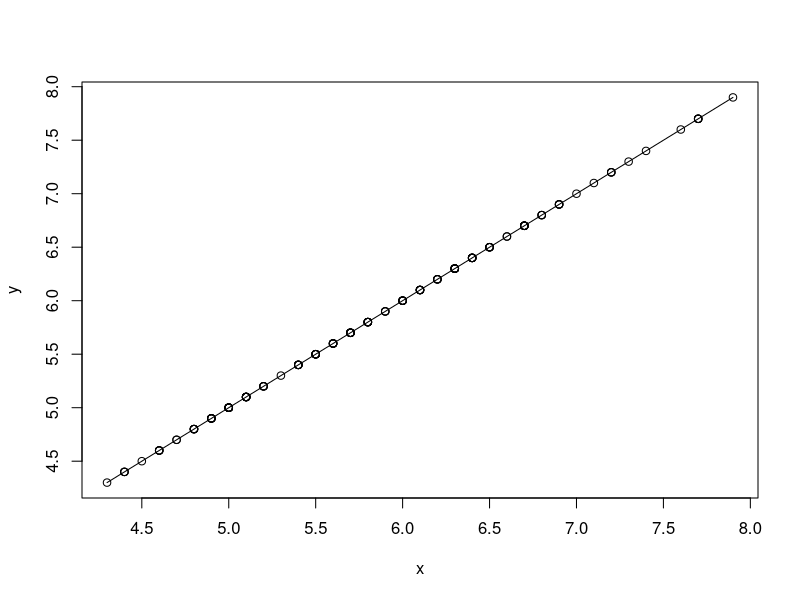
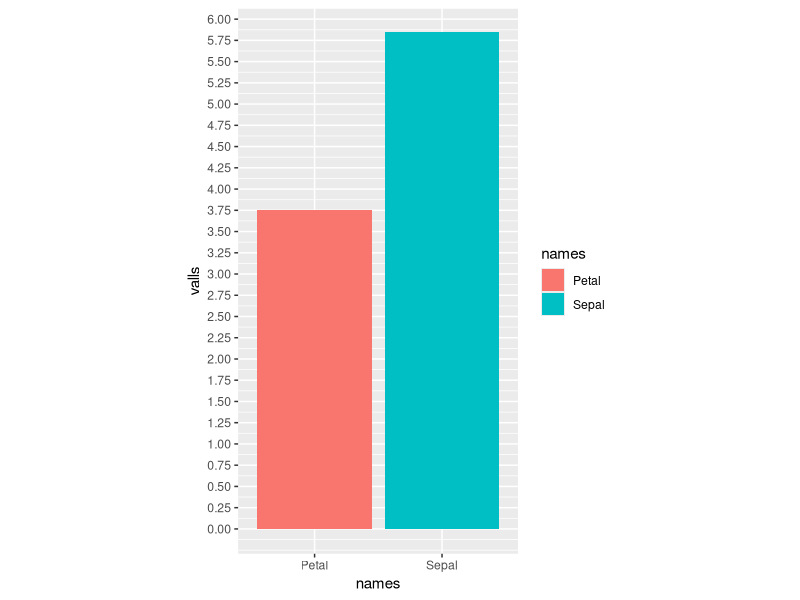
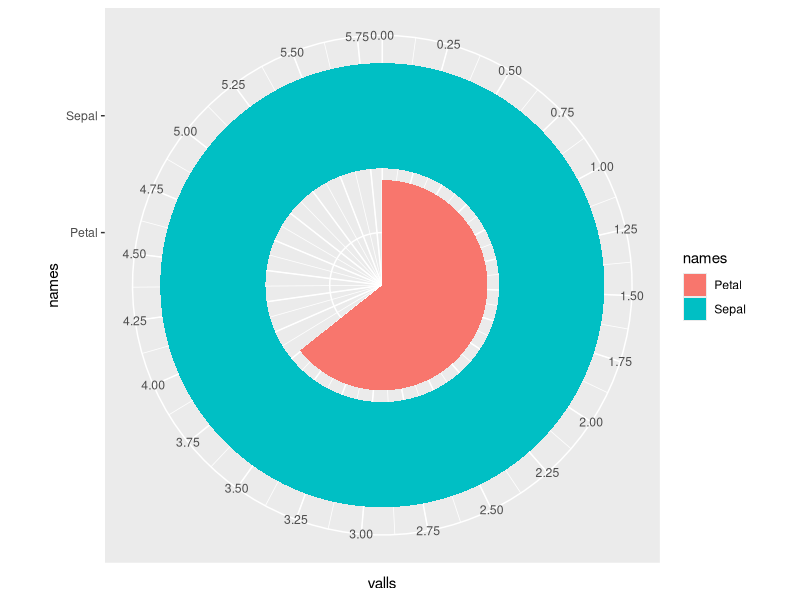
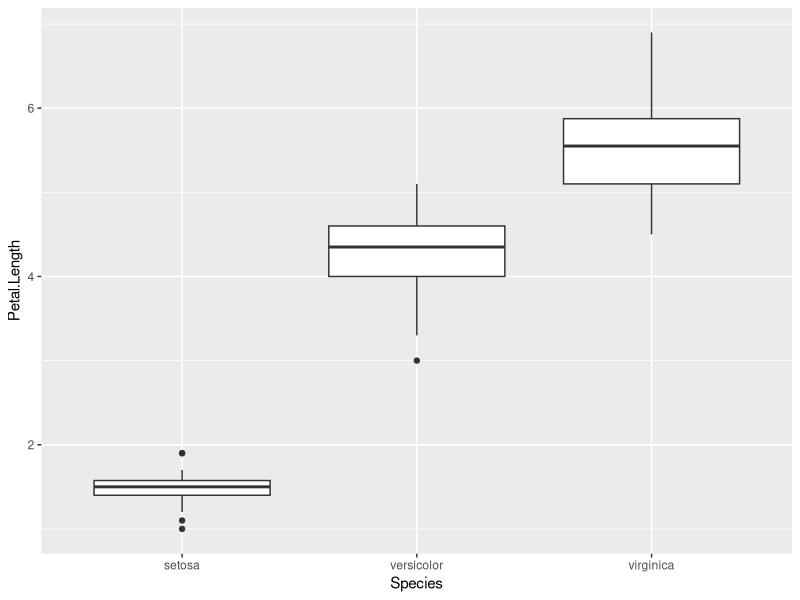

These figures' R source, in order:
## ---- chunk 1
knitr::opts_chunk$set(echo = FALSE)
## ---- chunk 2
rm(list=ls()) # smaz vsechny promenne
print(ls())
library(ggplot2)
library(dplyr)
library(tidyr)
## ---- chunk 3
summary(cars)
## ---- chunk 4
  scatter.smooth(iris$Sepal.Length, iris$Sepal.Length, xlab="x", ylab="y")
## ---- chunk 5
names <- c("Petal" , "Sepal")
valls <- c(mean(iris$Petal.Length),mean(iris$Sepal.Length))

mydata <- data.frame(names, valls)

mplot <- ggplot(mydata, aes(x=names,y=valls,fill=names)) + geom_bar(stat="identity") 
mplot + scale_y_continuous(breaks = seq(0,6,0.25)) + coord_fixed(ratio = 1/1.5)

## ---- chunk 6
names <- c("Petal" , "Sepal")
valls <- c(mean(iris$Petal.Length),mean(iris$Sepal.Length))

mydata <- data.frame(names, valls)

mplot <- ggplot(mydata, aes(x=names,y=valls,fill=names)) + geom_bar(stat="identity") 
mplot + scale_y_continuous(breaks = seq(0,6,0.25)) + coord_fixed(ratio = 1/1.5) + coord_polar("y")

## ---- chunk 7
iris %>% ggplot(aes(x=Species,y=Petal.Length)) + geom_boxplot()
